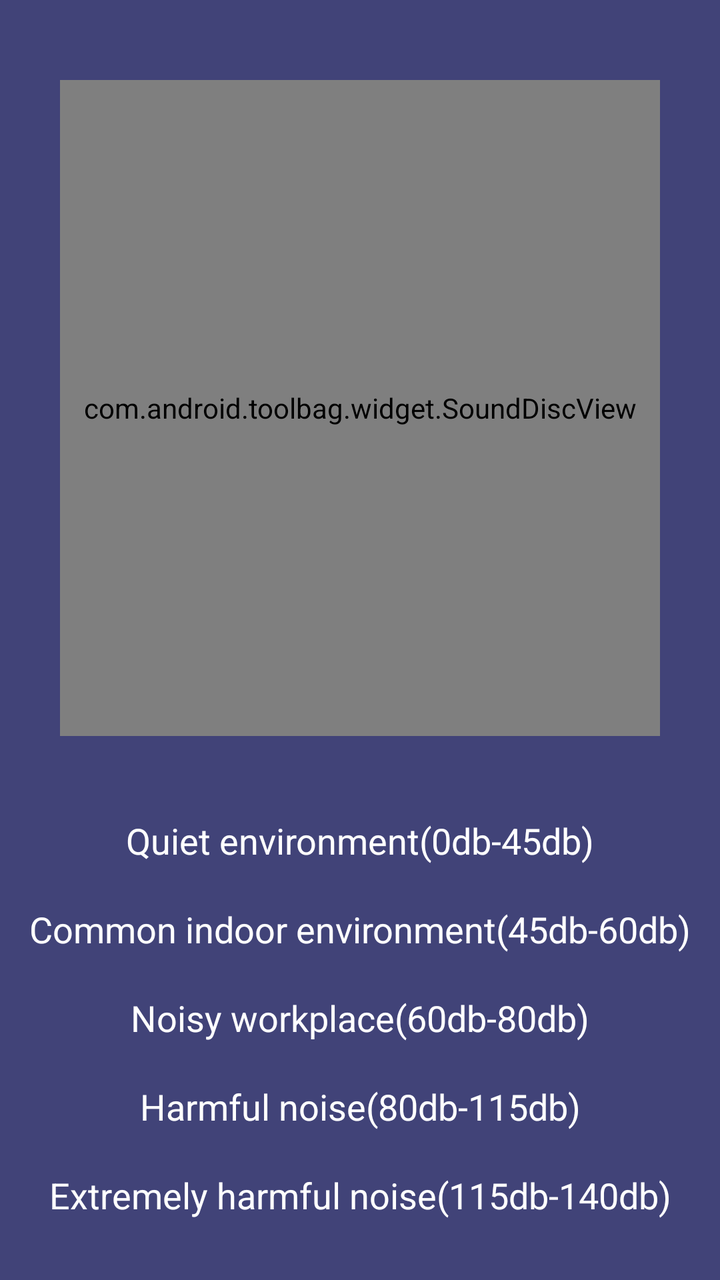
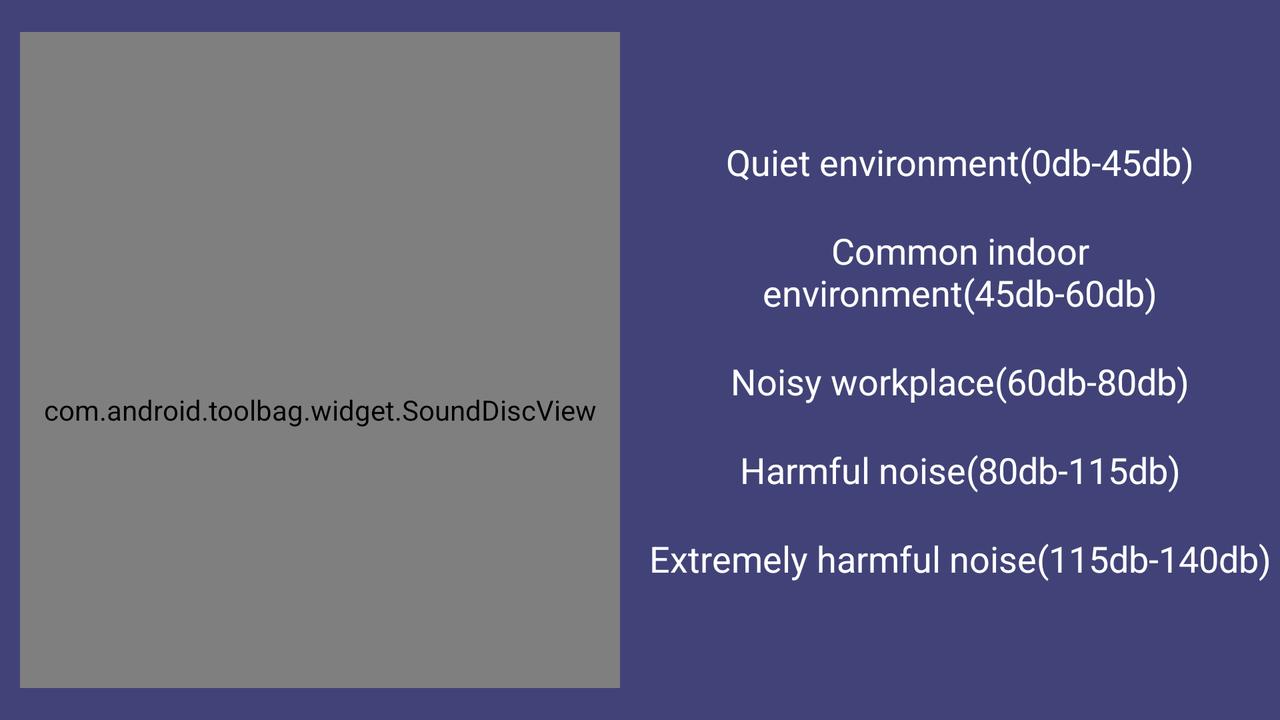

Compare how this app lays out the same screen by default and in its alternative resource folder. The renders come first, then the two layout files and the values they reference.
<!-- AndroidManifest.xml: application theme Theme.TransparentNavigationBar -->
<!-- res/layout/activity_noise.xml -->
<?xml version="1.0" encoding="utf-8"?>
<LinearLayout xmlns:android="http://schemas.android.com/apk/res/android"
    android:layout_width="match_parent"
    android:layout_height="match_parent"
    android:background="@color/flash_blue"
    android:fitsSystemWindows="true">

    <LinearLayout
        android:layout_width="match_parent"
        android:layout_height="wrap_content"
        android:orientation="vertical">

        <com.android.toolbag.widget.SoundDiscView
            android:id="@+id/soundDiscView"
            android:layout_width="300dp"
            android:layout_height="328dp"
            android:layout_gravity="center_horizontal"
            android:layout_marginTop="40dp"
            android:background="@drawable/noise_disc" />

        <TextView
            android:id="@+id/quiteTextView"
            android:layout_width="match_parent"
            android:layout_height="wrap_content"
            android:layout_marginTop="40dp"
            android:gravity="center"
            android:text="@string/volume_size_name1"
            android:textColor="@color/white"
            android:textSize="18sp" />

        <TextView
            android:id="@+id/indoorTextView"
            android:layout_width="match_parent"
            android:layout_height="wrap_content"
            android:layout_marginTop="20dp"
            android:gravity="center"
            android:text="@string/volume_size_name2"
            android:textColor="@color/white"
            android:textSize="18sp" />

        <TextView
            android:id="@+id/noisyTextView"
            android:layout_width="match_parent"
            android:layout_height="wrap_content"
            android:layout_marginTop="20dp"
            android:gravity="center"
            android:text="@string/volume_size_name3"
            android:textColor="@color/white"
            android:textSize="18sp" />

        <TextView
            android:id="@+id/harmfulTextView"
            android:layout_width="match_parent"
            android:layout_height="wrap_content"
            android:layout_marginTop="20dp"
            android:gravity="center"
            android:text="@string/volume_size_name4"
            android:textColor="@color/white"
            android:textSize="18sp" />

        <TextView
            android:id="@+id/extremelyTextView"
            android:layout_width="match_parent"
            android:layout_height="wrap_content"
            android:layout_marginTop="20dp"
            android:gravity="center"
            android:text="@string/volume_size_name5"
            android:textColor="@color/white"
            android:textSize="18sp" />
    </LinearLayout>
</LinearLayout>
<!-- resources referenced by this layout -->
<resources>
  <color name="flash_blue">#FF414378</color>
  <color name="white">#FFFFFFFF</color>
  <string name="volume_size_name1">Quiet environment(0db-45db)</string>
  <string name="volume_size_name2">Common indoor environment(45db-60db)</string>
  <string name="volume_size_name3">Noisy workplace(60db-80db)</string>
  <string name="volume_size_name4">Harmful noise(80db-115db)</string>
  <string name="volume_size_name5">Extremely harmful noise(115db-140db)</string>
  <style name="Theme.TransparentNavigationBar" parent="Theme.MaterialComponents.DayNight.NoActionBar.Bridge">
          
          <item name="android:statusBarColor">@android:color/transparent</item>
          <item name="android:navigationBarColor">@android:color/transparent</item>
      </style>
</resources>
<!-- res/layout-land/activity_noise.xml (the repository's variant of the layout above) -->
<!-- drawn on the phone turned sideways -->
<?xml version="1.0" encoding="utf-8"?>
<LinearLayout xmlns:android="http://schemas.android.com/apk/res/android"
    xmlns:tools="http://schemas.android.com/tools"
    android:layout_width="match_parent"
    android:layout_height="match_parent"
    android:background="@color/flash_blue"
    android:fitsSystemWindows="true">

    <LinearLayout
        android:layout_width="match_parent"
        android:layout_height="match_parent"
        android:orientation="horizontal">

        <LinearLayout
            android:layout_width="0dp"
            android:layout_height="match_parent"
            android:gravity="center"
            android:layout_weight="1">

            <com.android.toolbag.widget.SoundDiscView
                android:id="@+id/soundDiscView"
                android:layout_width="300dp"
                android:layout_height="328dp"
                android:background="@drawable/noise_disc"
                android:paddingTop="50dp" />
        </LinearLayout>

        <LinearLayout
            android:layout_width="0dp"
            android:layout_height="match_parent"
            android:layout_weight="1"
            android:orientation="vertical"
            android:gravity="center"
            tools:ignore="RtlSymmetry">

            <TextView
                android:id="@+id/quiteTextView"
                android:layout_width="match_parent"
                android:layout_height="wrap_content"
                android:gravity="center"
                android:text="@string/volume_size_name1"
                android:textColor="@color/white"
                android:textSize="18sp" />

            <TextView
                android:id="@+id/indoorTextView"
                android:layout_width="match_parent"
                android:layout_height="wrap_content"
                android:layout_marginTop="20dp"
                android:gravity="center"
                android:text="@string/volume_size_name2"
                android:textColor="@color/white"
                android:textSize="18sp" />

            <TextView
                android:id="@+id/noisyTextView"
                android:layout_width="match_parent"
                android:layout_height="wrap_content"
                android:layout_marginTop="20dp"
                android:gravity="center"
                android:text="@string/volume_size_name3"
                android:textColor="@color/white"
                android:textSize="18sp" />

            <TextView
                android:id="@+id/harmfulTextView"
                android:layout_width="match_parent"
                android:layout_height="wrap_content"
                android:layout_marginTop="20dp"
                android:gravity="center"
                android:text="@string/volume_size_name4"
                android:textColor="@color/white"
                android:textSize="18sp" />

            <TextView
                android:id="@+id/extremelyTextView"
                android:layout_width="match_parent"
                android:layout_height="wrap_content"
                android:layout_marginTop="20dp"
                android:gravity="center"
                android:text="@string/volume_size_name5"
                android:textColor="@color/white"
                android:textSize="18sp" />
        </LinearLayout>
    </LinearLayout>
</LinearLayout>
